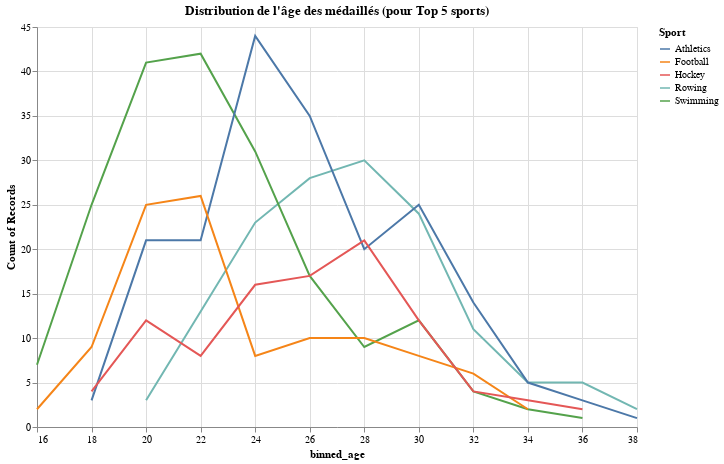

The cell this chart's notebook holds for it:
### Markdown cell above
## Avec Altair

### Code cell
import altair as alt

chart = alt.Chart(df_top5).transform_bin("binned_age", "Age", bin=alt.Bin(maxbins=20)).mark_line().encode(
    x="binned_age:Q",
    y='count():Q',
    color='Sport:N'
).properties(
    width=600,
    height=400,
    title="Distribution de l'âge des médaillés (pour Top 5 sports)"
)
chart.display()

### Figure 1 — Vega-Lite specification as saved in the notebook (floating-point values rounded to 4 significant figures; data arrays with more than 128 entries replaced by an {"elided": "..."} marker saying what was removed)
{"config": {"view": {"continuousWidth": 300, "continuousHeight": 300}}, "data": {"name": "data-204a7fb276301d82ad844a281e9c96c3"}, "mark": {"type": "line"}, "encoding": {"color": {"field": "Sport", "type": "nominal"}, "x": {"field": "binned_age", "type": "quantitative"}, "y": {"aggregate": "count", "type": "quantitative"}}, "height": 400, "title": "Distribution de l'âge des médaillés (pour Top 5 sports)", "transform": [{"bin": {"maxbins": 20}, "field": "Age", "as": "binned_age"}], "width": 600, "$schema": "https://vega.github.io/schema/vega-lite/v5.20.1.json", "datasets": {"data-204a7fb276301d82ad844a281e9c96c3": {"elided": "732 records"}}}
